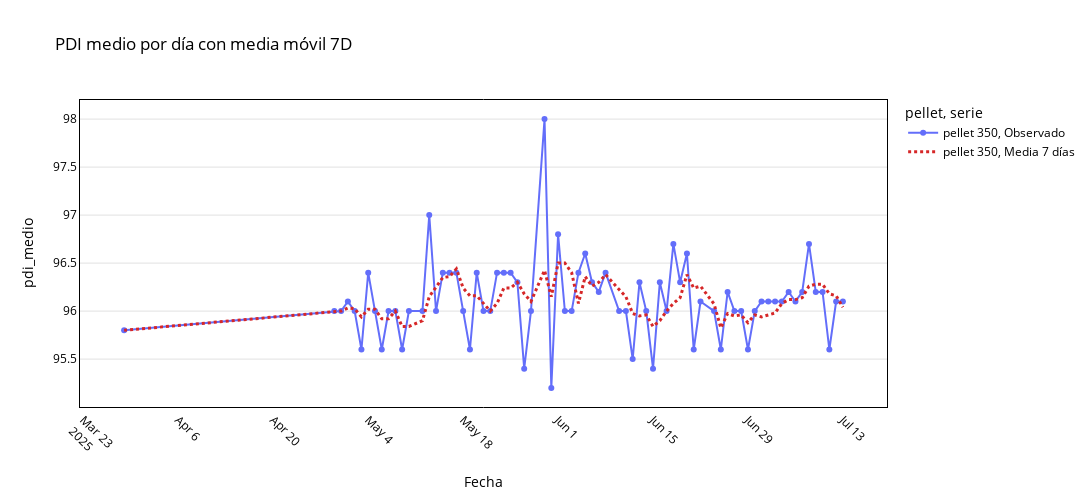

This figure's notebook cell:
### Code cell
fig = line_with_rolling(
    df=summary_pel_date[summary_pel_date["pellet"] =='pellet 350'],
    x="Fecha",
    y="pdi_medio",     # <- tu métrica
    color="pellet",    # <- tu categoría (equivalente a hue)
    window="5D",       # "7D" = ventana temporal de 7 días; usa 7 si son 7 observaciones
    title="PDI medio por día con media móvil 7D",
    color_discrete_map={
        # opcional: colores corporativos por 'pellet'
        # "Pellet A": "#17877D",
        # "Pellet B": "#5A5A5A",
        # ...
    }
)
fig.show()
